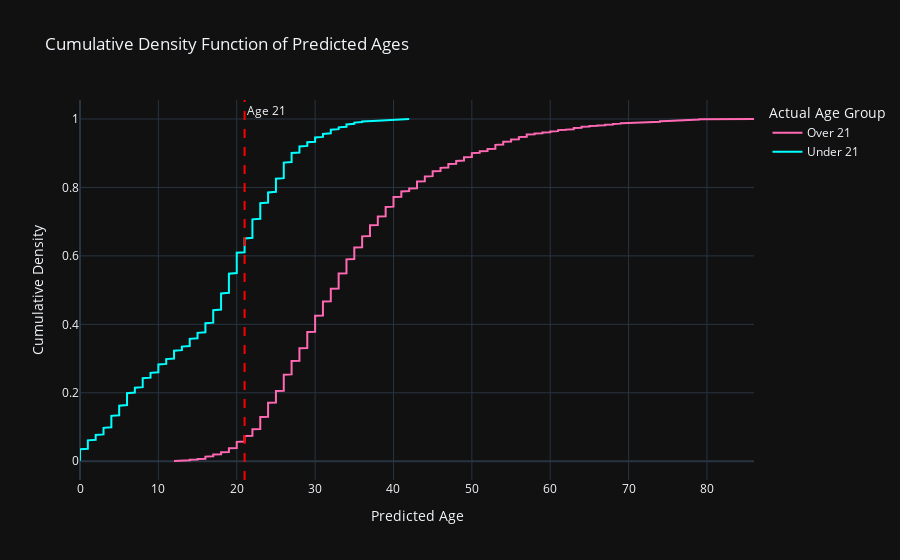

The notebook cell this image was saved under:
### Code cell
# Round down the predicted ages
df['predicted_rounded_down'] = np.floor(df['predicted'])

# Filter data into two groups
df_over_21 = df[df['actual'] > 20]
df_under_21 = df[df['actual'] <= 20]

# Function to calculate the CDF
def calculate_cdf(data):
    sorted_data = np.sort(data)
    cdf = np.arange(1, len(sorted_data) + 1) / len(sorted_data)
    return sorted_data, cdf

# Calculate CDF for each group
x_vals_over_21, y_vals_over_21 = calculate_cdf(df_over_21['predicted_rounded_down'])
x_vals_under_21, y_vals_under_21 = calculate_cdf(df_under_21['predicted_rounded_down'])

# Create the figure
fig = go.Figure()

# Add CDF line for those over 21
fig.add_trace(go.Scatter(x=x_vals_over_21, y=y_vals_over_21, mode='lines', line=dict(color='hotpink'), name='Over 21'))

# Add CDF line for those under 21
fig.add_trace(go.Scatter(x=x_vals_under_21, y=y_vals_under_21, mode='lines', line=dict(color='aqua'), name='Under 21'))

# Add vertical line at 21
fig.add_vline(x=21, line_dash='dash', line_color='red', annotation_text='Age 21', annotation_position='top right')

# Set title and legend
fig.update_layout(
    title='Cumulative Density Function of Predicted Ages',
    xaxis_title='Predicted Age',
    yaxis_title='Cumulative Density',
    legend_title='Actual Age Group',
    template='plotly_dark'
)

# Save the figure
fig.write_image('../pics/predicted_ages1.png')

# Show the figure
fig.show()

### Figure 1 — Plotly figure (JSON) as saved in the notebook; plotly's stock layout.template omitted (floating-point values rounded to 4 significant figures; data arrays with more than 128 entries replaced by an {"elided": "..."} marker saying what was removed)
{"data": [{"line": {"color": "hotpink"}, "mode": "lines", "name": "Over 21", "type": "scatter", "x": {"elided": "1324 int values"}, "y": {"elided": "1324 float values"}}, {"line": {"color": "aqua"}, "mode": "lines", "name": "Under 21", "type": "scatter", "x": {"elided": "573 int values"}, "y": {"elided": "573 float values"}}], "layout": {"annotations": [{"showarrow": false, "text": "Age 21", "x": 21, "xanchor": "left", "xref": "x", "y": 1, "yanchor": "top", "yref": "y domain"}], "legend": {"title": {"text": "Actual Age Group"}}, "shapes": [{"line": {"color": "red", "dash": "dash"}, "type": "line", "x0": 21, "x1": 21, "xref": "x", "y0": 0, "y1": 1, "yref": "y domain"}], "title": {"text": "Cumulative Density Function of Predicted Ages"}, "xaxis": {"title": {"text": "Predicted Age"}}, "yaxis": {"title": {"text": "Cumulative Density"}}}}
